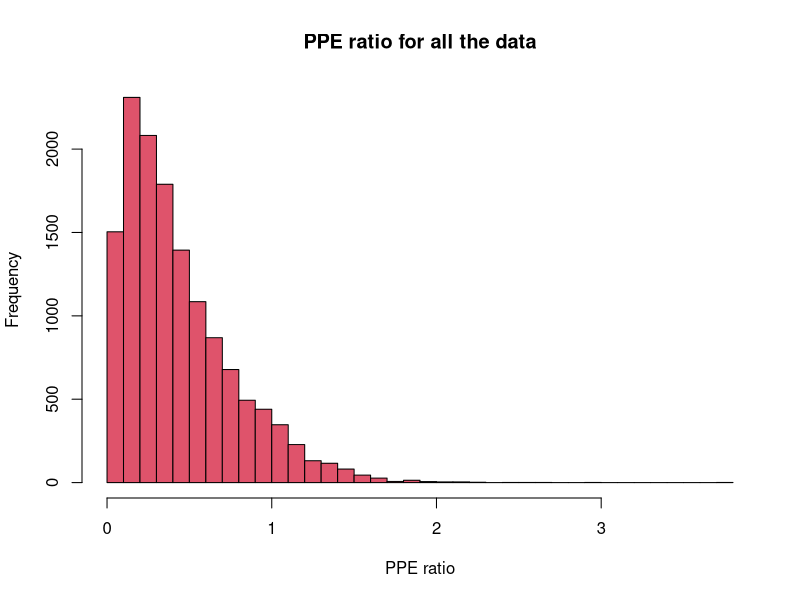
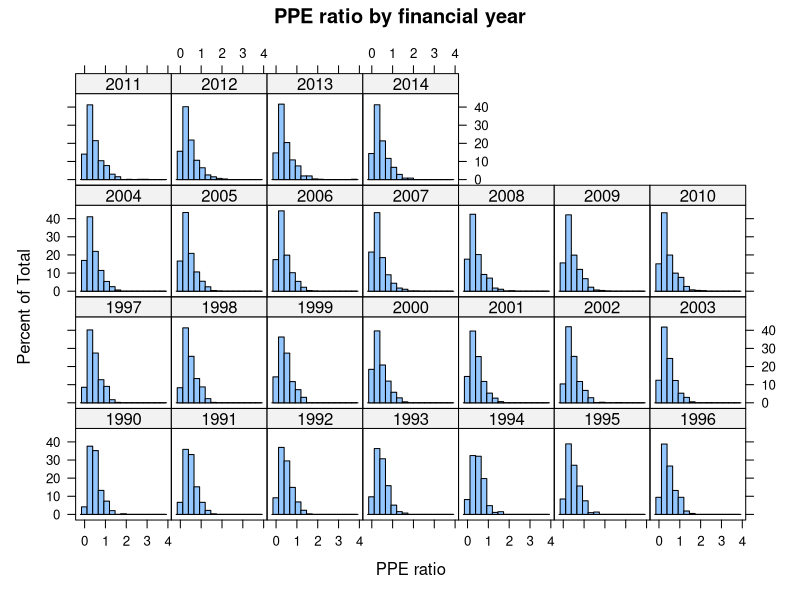

Write the R code that produced these figures, in order.
### Importing Data into R
# Read in financial data
data <- read.csv("Financial data.csv", header = T)
# First 6 rows
head(data)
# Last 2 rows
tail(data, n= 2)
# Rows, columns of dataset
dim(data)

### Summarizing Data
# Summary statistics for mv column
summary(data$mv)
# Variance of mv column
var(data$mv)
# Order years data was collected
sort(unique(data$year))
# Number of years data was collected
length(unique(data$year))
# Number of companies data was collected from
length(unique(data$id))

### Calculations Using R
# Creating new column called totexp
data$totexp <- data$ads + data$rd
# Seeing if column was created
head(data, 2)
# Creating new column called pperatio
data$pperatio <- data$ppe / data$assets
# List of column names
names(data)

### Getting help in R
help(sort)
?sort

### Visualizing Data
# Histogram of pperatio column
# nclass increases number of intervals
hist(x = data$pperatio,
     xlab = "PPE ratio",
     main = "PPE ratio for all the data",
     col = 2,
     nclass = 50)

# Loading R package lattice
require(lattice)
# Lattice plot
histogram(~as.numeric(data$pperatio) | as.factor(data$year),
          xlab = "PPE ratio",
          main = "PPE ratio by financial year")